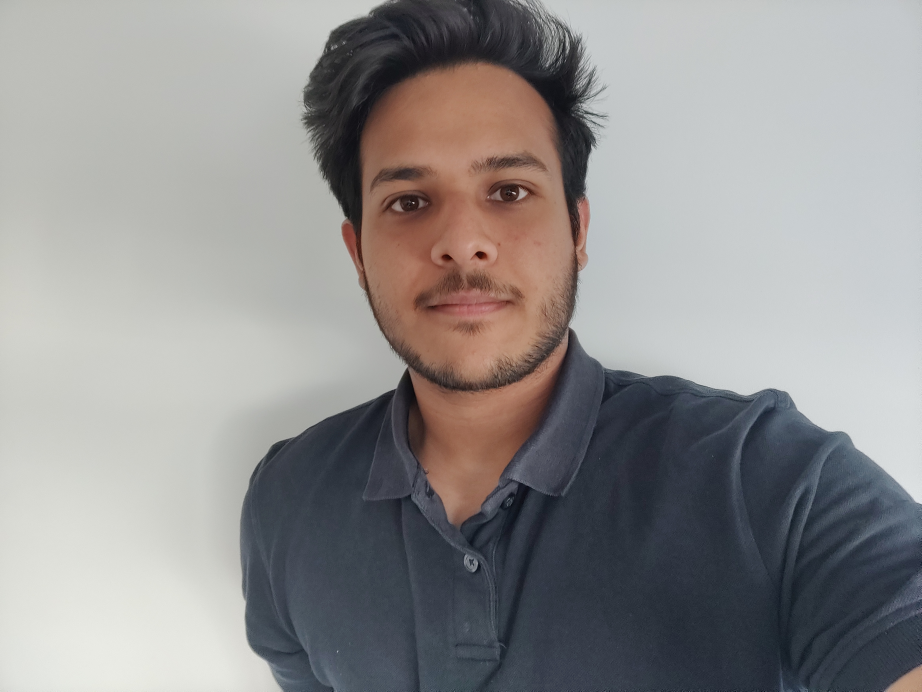
#> input picture pic1.jpg, 4608 x 3456 px (shown at 1/5 size)
$ python Task3.py   (older library calls are emulated)
#> lines starting #> are read from the running program, lines starting #| are printed output that depends on the picture
from PIL import Image
from PIL import ImageOps
from numpy import pi, mgrid, exp, square, zeros, ravel, dot, uint8
from itertools import product
import math
import numpy as np
import random
from scipy.ndimage import gaussian_filter
import cv2
import matplotlib.pyplot as plt
import matplotlib.image as mpimg
from skimage import io, color

#Loading and saving images
Q3image = Image.open('pic1.jpg')
#> Q3image is the input picture: PIL image 4608x3456 RGB; mean R, G, B 145.2, 143.4, 143.2
Q3_1image=Image.open('pic2.jpg')
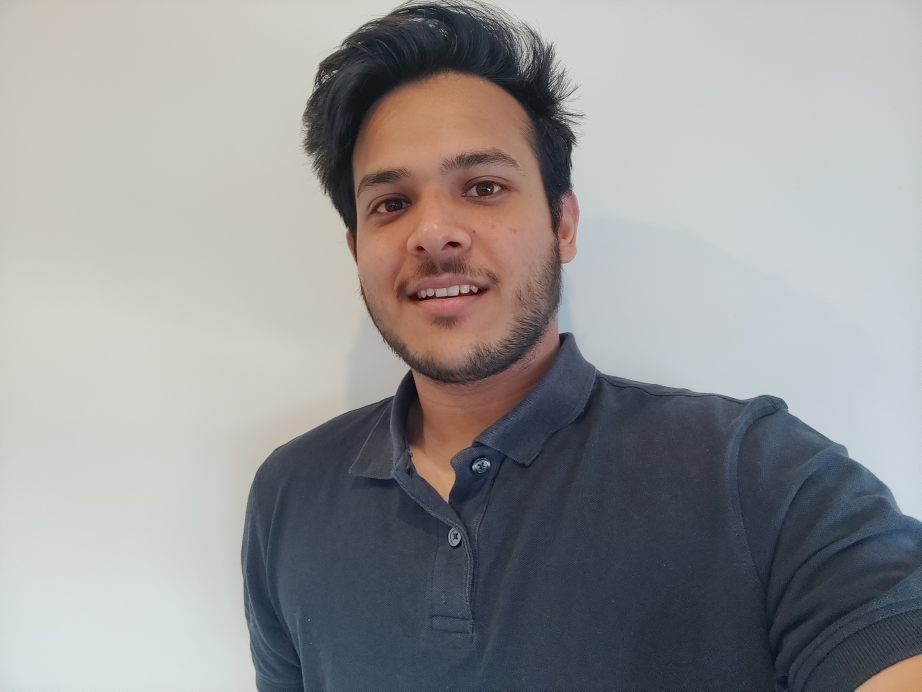
#> input picture pic2.jpg, 4608 x 3456 px (shown at 1/5 size)
#> Q3_1image is the input picture: PIL image 4608x3456 RGB; mean R, G, B 149.3, 148.7, 149.4
Q3_2image=Image.open('pic3.jpg')
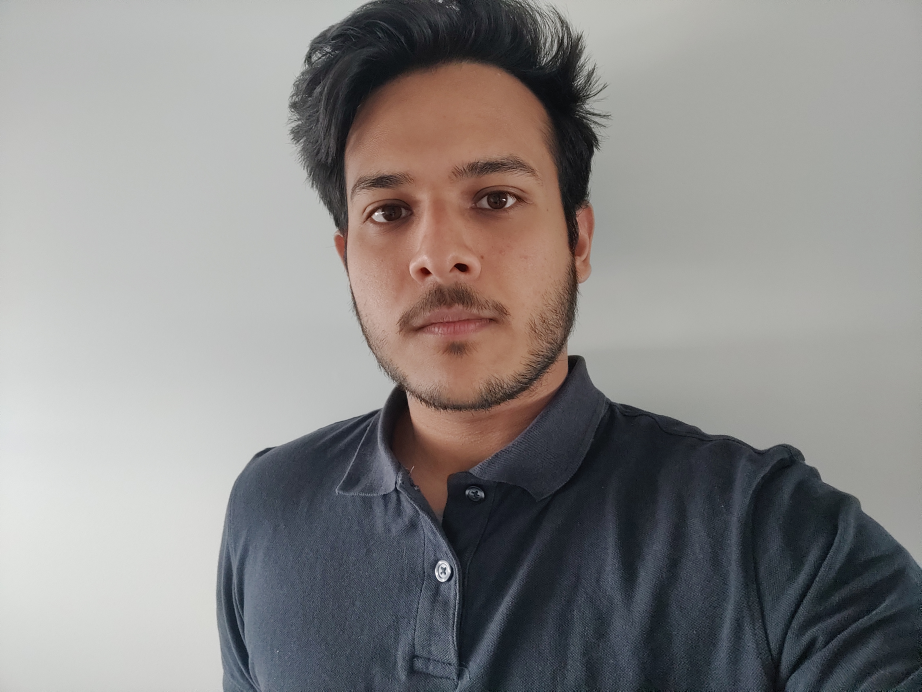
#> input picture pic3.jpg, 4608 x 3456 px (shown at 1/5 size)
#> Q3_2image is the input picture: PIL image 4608x3456 RGB; mean R, G, B 138.4, 135.9, 134.8
Q3image = Q3image.resize((1024,768),Image.ANTIALIAS)
#> Q3image: PIL image 1024x768 RGB
Q3_1image = Q3_1image.resize((1024,768),Image.ANTIALIAS)
#> Q3_1image: PIL image 1024x768 RGB
Q3_2image = Q3_2image.resize((1024,768),Image.ANTIALIAS)
#> Q3_2image: PIL image 1024x768 RGB
Q3image.save('face 01 u6734495.jpg')
Q3_1image.save('face 02 u6734495.jpg')
Q3_2image.save('face 03 u6734495.jpg')
fig, axes = plt.subplots(nrows=1, ncols=3, figsize=(15, 5))
axes[0].imshow(Q3image)
axes[0].set_title('Picture 1',fontsize=16)
axes[1].imshow(Q3_1image)
axes[1].set_title('Picture 2',fontsize=16)
axes[2].imshow(Q3_2image)
axes[2].set_title('Picture 3',fontsize=16)

#REizing the image
Q33image=Image.open('face 01 u6734495.jpg')
Q33image = Q33image.resize((768,512),Image.ANTIALIAS)
#> Q33image: PIL image 768x512 RGB
np.array(Q33image).shape

#Splitting RGB image into 3 grayscale channels separately
red_image = Q33image.copy()
#Rchannel
rchannel=np.array(red_image)
rc=rchannel[:,:,0]
#Bchannel
blue_image=Q33image.copy()
bchannel=np.array(blue_image)
bc=bchannel[:,:,2]
#Gchannel
green_image=Q33image.copy()
gchannel=np.array(green_image)
gc=gchannel[:,:,1]
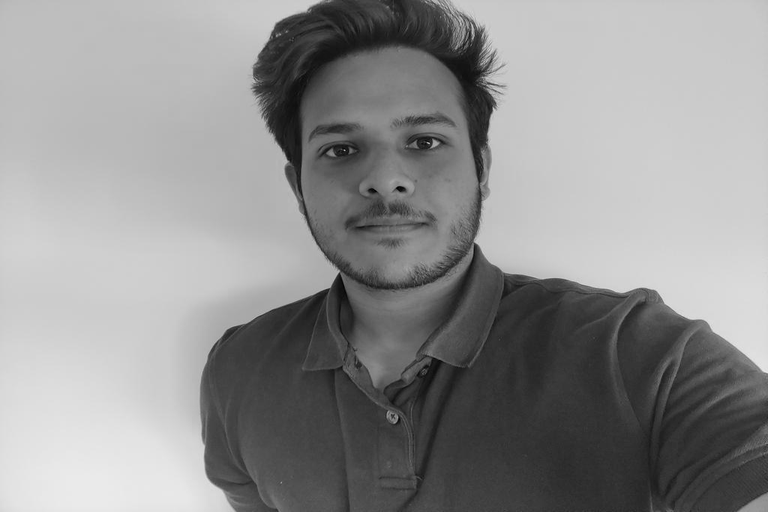
#> gc: shape (512, 768); min 0, max 234, mean 143.3


#Plotting
fig, axes = plt.subplots(nrows=1, ncols=4, figsize=(15, 5))
axes[0].imshow(Q33image)
axes[0].set_title("Original Image ",fontsize=16)
axes[1].imshow(rc)

axes[1].set_title(" R-Channel ",fontsize=16)
axes[2].imshow(gc)
axes[2].set_title(" G-Channel ",fontsize=16)
axes[3].imshow(bc)
axes[3].set_title(" B-Channel ",fontsize=16)

#Histogram
fig, axes = plt.subplots(nrows=1, ncols=3, figsize=(20, 5))
axes[0].hist(rc.flatten(),bins=256)
axes[0].set_title(" R-Channel Histogram ",fontsize=16)
axes[1].hist(gc.flatten(),bins=256)
axes[1].set_title(" G-Channel Histogram ",fontsize=16)
axes[2].hist(bc.flatten(),bins=256)
axes[2].set_title(" B-Channel Histogram ",fontsize=16)

#Equilization of the separate greyscale images
Original= ImageOps.equalize(Q33image, mask = None)
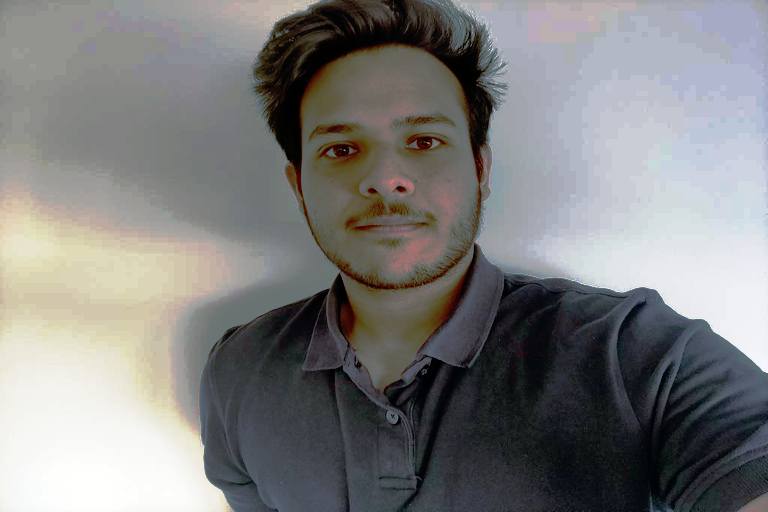
#> Original: PIL image 768x512 RGB; mean R, G, B 126.6, 126.6, 126.1
R= Image.fromarray(rc)
G= Image.fromarray(gc)
B= Image.fromarray(bc)
R.save('RImage.jpg')
G.save('GImage.jpg')
B.save('BImage.jpg')
R_eq= ImageOps.equalize(R, mask = None)
G_eq= ImageOps.equalize(G, mask = None)
B_eq= ImageOps.equalize(B, mask = None)
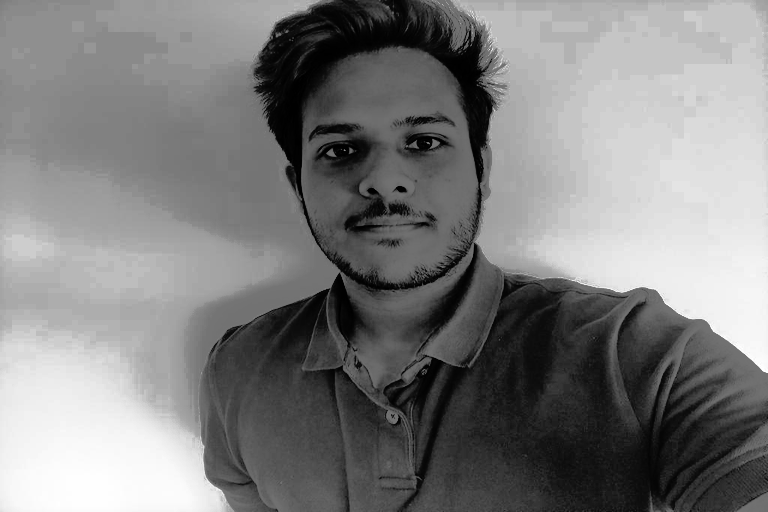
#> B_eq: PIL image 768x512 L; min 0, max 255, mean 126.1
eq=cv2.merge((np.array(R_eq),np.array(G_eq),np.array(B_eq)))
fig, axes = plt.subplots(nrows=1, ncols=4, figsize=(15, 5))
axes[0].imshow(Original)
axes[0].set_title(" Original Image Equilization",fontsize=10)
axes[1].imshow(R_eq)
axes[1].set_title(" R-Channel Equilization ",fontsize=10)
axes[2].imshow(G_eq)
axes[2].set_title(" G-Channel Equilization ",fontsize=10)
axes[3].imshow(B_eq)
axes[3].set_title(" B-Channel Equilization ",fontsize=10)
# saving the images
eqr=Image.fromarray(np.array(R_eq))
eqg=Image.fromarray(np.array(G_eq))
eqb=Image.fromarray(np.array(B_eq))
eq0=Image.fromarray(np.array(Original))
eqr.save('r_equ.jpg')
eqg.save('g_equ.jpg')
eqb.save('b_equ.jpg')
eq0.save('equ.jpg')

#plotting after equilization
fig, axes = plt.subplots(nrows=1, ncols=3, figsize=(15, 5))
axes[0].hist(np.array(R_eq).flatten(),bins=256)
axes[0].set_title('Req Histogram',fontsize=16)
axes[1].hist(np.array(B_eq).flatten(),bins=256)
axes[1].set_title('Beq Histogram',fontsize=16)
axes[2].hist(np.array(G_eq).flatten(),bins=256)
axes[2].set_title('Geq Histogram',fontsize=16)
print("A")

plt.show()
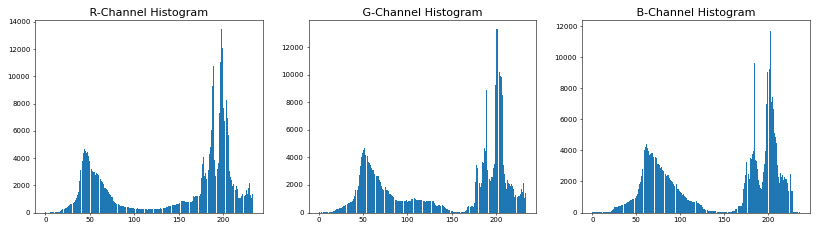
#> figure drawn by matplotlib, 3 panels; panel 1: tallest bar 13466 high, from x = 197.5 to 198.4; panel 2: tallest bar 13328 high, from x = 201.1 to 202; panel 3: tallest bar 11825 high, from x = 201.9 to 202.8
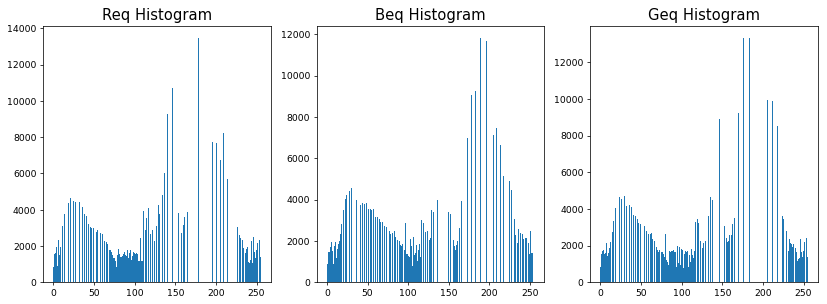
#> figure drawn by matplotlib, 3 panels; panel 1: tallest bar 13466 high, from x = 178.3 to 179.3; panel 2: tallest bar 11825 high, from x = 188.3 to 189.3; panel 3: tallest bar 13328 high, from x = 183.3 to 184.3
